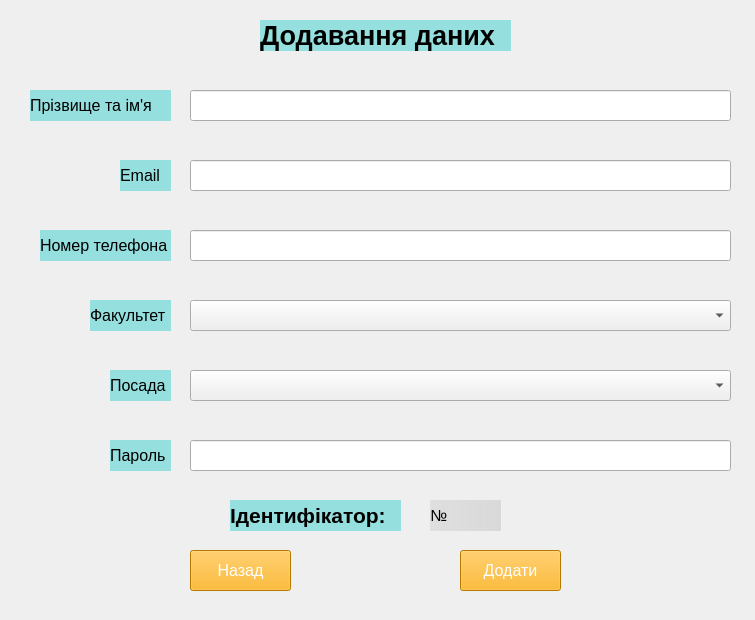
<?xml version="1.0" encoding="UTF-8"?>
<ui version="4.0">
 <class>MainWindow</class>
 <widget class="QMainWindow" name="MainWindow">
  <property name="geometry">
   <rect>
    <x>0</x>
    <y>0</y>
    <width>755</width>
    <height>620</height>
   </rect>
  </property>
  <property name="windowTitle">
   <string>Оновлення оцінок</string>
  </property>
  <widget class="QWidget" name="centralwidget">
   <widget class="QLabel" name="label">
    <property name="geometry">
     <rect>
      <x>0</x>
      <y>0</y>
      <width>755</width>
      <height>620</height>
     </rect>
    </property>
    <property name="text">
     <string/>
    </property>
    <property name="pixmap">
     <pixmap>4a7eaeae52140c9205af389cc1e2c7b7-Enhanced-transformed (4).jpeg</pixmap>
    </property>
   </widget>
   <widget class="QLabel" name="label_2">
    <property name="geometry">
     <rect>
      <x>260</x>
      <y>20</y>
      <width>251</width>
      <height>31</height>
     </rect>
    </property>
    <property name="font">
     <font>
      <pointsize>20</pointsize>
      <weight>75</weight>
      <bold>true</bold>
     </font>
    </property>
    <property name="styleSheet">
     <string notr="true">background-color: rgb(149, 223, 223);</string>
    </property>
    <property name="text">
     <string>Додавання даних</string>
    </property>
   </widget>
   <widget class="QPushButton" name="admin_back">
    <property name="geometry">
     <rect>
      <x>190</x>
      <y>550</y>
      <width>101</width>
      <height>41</height>
     </rect>
    </property>
    <property name="font">
     <font>
      <pointsize>12</pointsize>
     </font>
    </property>
    <property name="styleSheet">
     <string notr="true">background-color: rgb(255, 170, 0);
color: rgb(255, 255, 255);</string>
    </property>
    <property name="text">
     <string>Назад</string>
    </property>
   </widget>
   <widget class="QLabel" name="label_geo">
    <property name="geometry">
     <rect>
      <x>90</x>
      <y>300</y>
      <width>81</width>
      <height>31</height>
     </rect>
    </property>
    <property name="font">
     <font>
      <pointsize>12</pointsize>
      <weight>50</weight>
      <bold>false</bold>
     </font>
    </property>
    <property name="toolTip">
     <string>&lt;html&gt;&lt;head/&gt;&lt;body&gt;&lt;p align=&quot;center&quot;&gt;&lt;br/&gt;&lt;/p&gt;&lt;/body&gt;&lt;/html&gt;</string>
    </property>
    <property name="styleSheet">
     <string notr="true">background-color: rgb(149, 223, 223);</string>
    </property>
    <property name="text">
     <string>Факультет</string>
    </property>
    <property name="margin">
     <number>3</number>
    </property>
   </widget>
   <widget class="QPushButton" name="admin_add_teacher">
    <property name="geometry">
     <rect>
      <x>460</x>
      <y>550</y>
      <width>101</width>
      <height>41</height>
     </rect>
    </property>
    <property name="font">
     <font>
      <pointsize>12</pointsize>
     </font>
    </property>
    <property name="styleSheet">
     <string notr="true">background-color: rgb(255, 170, 0);
color: rgb(255, 255, 255);</string>
    </property>
    <property name="text">
     <string>Додати</string>
    </property>
   </widget>
   <widget class="QLabel" name="label_ukr_mova_2">
    <property name="geometry">
     <rect>
      <x>30</x>
      <y>90</y>
      <width>141</width>
      <height>31</height>
     </rect>
    </property>
    <property name="font">
     <font>
      <pointsize>12</pointsize>
      <weight>50</weight>
      <bold>false</bold>
     </font>
    </property>
    <property name="toolTip">
     <string>&lt;html&gt;&lt;head/&gt;&lt;body&gt;&lt;p align=&quot;center&quot;&gt;&lt;br/&gt;&lt;/p&gt;&lt;/body&gt;&lt;/html&gt;</string>
    </property>
    <property name="styleSheet">
     <string notr="true">background-color: rgb(149, 223, 223);</string>
    </property>
    <property name="text">
     <string>Прізвище та ім'я</string>
    </property>
    <property name="margin">
     <number>3</number>
    </property>
   </widget>
   <widget class="QLineEdit" name="lineEdit_date">
    <property name="geometry">
     <rect>
      <x>190</x>
      <y>90</y>
      <width>541</width>
      <height>31</height>
     </rect>
    </property>
    <property name="text">
     <string/>
    </property>
   </widget>
   <widget class="QComboBox" name="comboBox">
    <property name="geometry">
     <rect>
      <x>190</x>
      <y>300</y>
      <width>541</width>
      <height>31</height>
     </rect>
    </property>
    <item>
     <property name="text">
      <string/>
     </property>
    </item>
    <item>
     <property name="text">
      <string>Української мови</string>
     </property>
    </item>
    <item>
     <property name="text">
      <string>Математики</string>
     </property>
    </item>
    <item>
     <property name="text">
      <string>Іноземних мов</string>
     </property>
    </item>
    <item>
     <property name="text">
      <string>Фізики</string>
     </property>
    </item>
    <item>
     <property name="text">
      <string>Географії</string>
     </property>
    </item>
   </widget>
   <widget class="QComboBox" name="comboBox_2">
    <property name="geometry">
     <rect>
      <x>190</x>
      <y>370</y>
      <width>541</width>
      <height>31</height>
     </rect>
    </property>
    <item>
     <property name="text">
      <string/>
     </property>
    </item>
    <item>
     <property name="text">
      <string>Вчитель загальноосвітнього закладу</string>
     </property>
    </item>
    <item>
     <property name="text">
      <string>Вчитель закладу загальної середньої освіти'</string>
     </property>
    </item>
   </widget>
   <widget class="QLabel" name="label_phis_2">
    <property name="geometry">
     <rect>
      <x>110</x>
      <y>370</y>
      <width>61</width>
      <height>31</height>
     </rect>
    </property>
    <property name="font">
     <font>
      <pointsize>12</pointsize>
      <weight>50</weight>
      <bold>false</bold>
     </font>
    </property>
    <property name="toolTip">
     <string>&lt;html&gt;&lt;head/&gt;&lt;body&gt;&lt;p align=&quot;center&quot;&gt;&lt;br/&gt;&lt;/p&gt;&lt;/body&gt;&lt;/html&gt;</string>
    </property>
    <property name="styleSheet">
     <string notr="true">background-color: rgb(149, 223, 223);</string>
    </property>
    <property name="text">
     <string>Посада</string>
    </property>
    <property name="margin">
     <number>3</number>
    </property>
   </widget>
   <widget class="QLabel" name="label_ukr_mova_3">
    <property name="geometry">
     <rect>
      <x>120</x>
      <y>160</y>
      <width>51</width>
      <height>31</height>
     </rect>
    </property>
    <property name="font">
     <font>
      <pointsize>12</pointsize>
      <weight>50</weight>
      <bold>false</bold>
     </font>
    </property>
    <property name="toolTip">
     <string>&lt;html&gt;&lt;head/&gt;&lt;body&gt;&lt;p align=&quot;center&quot;&gt;&lt;br/&gt;&lt;/p&gt;&lt;/body&gt;&lt;/html&gt;</string>
    </property>
    <property name="styleSheet">
     <string notr="true">background-color: rgb(149, 223, 223);</string>
    </property>
    <property name="text">
     <string>Email</string>
    </property>
    <property name="margin">
     <number>3</number>
    </property>
   </widget>
   <widget class="QLineEdit" name="lineEdit_date_2">
    <property name="geometry">
     <rect>
      <x>190</x>
      <y>160</y>
      <width>541</width>
      <height>31</height>
     </rect>
    </property>
    <property name="text">
     <string/>
    </property>
   </widget>
   <widget class="QLabel" name="label_ukr_mova_4">
    <property name="geometry">
     <rect>
      <x>40</x>
      <y>230</y>
      <width>131</width>
      <height>31</height>
     </rect>
    </property>
    <property name="font">
     <font>
      <pointsize>12</pointsize>
      <weight>50</weight>
      <bold>false</bold>
     </font>
    </property>
    <property name="toolTip">
     <string>&lt;html&gt;&lt;head/&gt;&lt;body&gt;&lt;p align=&quot;center&quot;&gt;&lt;br/&gt;&lt;/p&gt;&lt;/body&gt;&lt;/html&gt;</string>
    </property>
    <property name="styleSheet">
     <string notr="true">background-color: rgb(149, 223, 223);</string>
    </property>
    <property name="text">
     <string>Номер телефона</string>
    </property>
    <property name="margin">
     <number>3</number>
    </property>
   </widget>
   <widget class="QLineEdit" name="lineEdit_date_3">
    <property name="geometry">
     <rect>
      <x>190</x>
      <y>230</y>
      <width>541</width>
      <height>31</height>
     </rect>
    </property>
    <property name="text">
     <string/>
    </property>
   </widget>
   <widget class="QLabel" name="label_ukr_mova_5">
    <property name="geometry">
     <rect>
      <x>110</x>
      <y>440</y>
      <width>61</width>
      <height>31</height>
     </rect>
    </property>
    <property name="font">
     <font>
      <pointsize>12</pointsize>
      <weight>50</weight>
      <bold>false</bold>
     </font>
    </property>
    <property name="toolTip">
     <string>&lt;html&gt;&lt;head/&gt;&lt;body&gt;&lt;p align=&quot;center&quot;&gt;&lt;br/&gt;&lt;/p&gt;&lt;/body&gt;&lt;/html&gt;</string>
    </property>
    <property name="styleSheet">
     <string notr="true">background-color: rgb(149, 223, 223);</string>
    </property>
    <property name="text">
     <string>Пароль</string>
    </property>
    <property name="margin">
     <number>3</number>
    </property>
   </widget>
   <widget class="QLineEdit" name="lineEdit_date_4">
    <property name="geometry">
     <rect>
      <x>190</x>
      <y>440</y>
      <width>541</width>
      <height>31</height>
     </rect>
    </property>
    <property name="text">
     <string/>
    </property>
   </widget>
   <widget class="QLabel" name="admin_lbl">
    <property name="geometry">
     <rect>
      <x>230</x>
      <y>500</y>
      <width>171</width>
      <height>31</height>
     </rect>
    </property>
    <property name="font">
     <font>
      <pointsize>16</pointsize>
      <weight>75</weight>
      <bold>true</bold>
     </font>
    </property>
    <property name="styleSheet">
     <string notr="true">background-color: rgb(149, 223, 223);</string>
    </property>
    <property name="text">
     <string>Ідентифікатор:</string>
    </property>
   </widget>
   <widget class="QLabel" name="lbl">
    <property name="geometry">
     <rect>
      <x>430</x>
      <y>500</y>
      <width>71</width>
      <height>31</height>
     </rect>
    </property>
    <property name="font">
     <font>
      <pointsize>12</pointsize>
      <weight>50</weight>
      <bold>false</bold>
     </font>
    </property>
    <property name="toolTip">
     <string>&lt;html&gt;&lt;head/&gt;&lt;body&gt;&lt;p align=&quot;center&quot;&gt;&lt;br/&gt;&lt;/p&gt;&lt;/body&gt;&lt;/html&gt;</string>
    </property>
    <property name="styleSheet">
     <string notr="true">background-color: qlineargradient(spread:pad, x1:0, y1:0, x2:1, y2:0, stop:0 rgba(221, 221, 221, 226), stop:1 rgba(214, 214, 214, 224));</string>
    </property>
    <property name="text">
     <string>№</string>
    </property>
    <property name="margin">
     <number>3</number>
    </property>
   </widget>
  </widget>
 </widget>
 <resources/>
 <connections/>
</ui>
